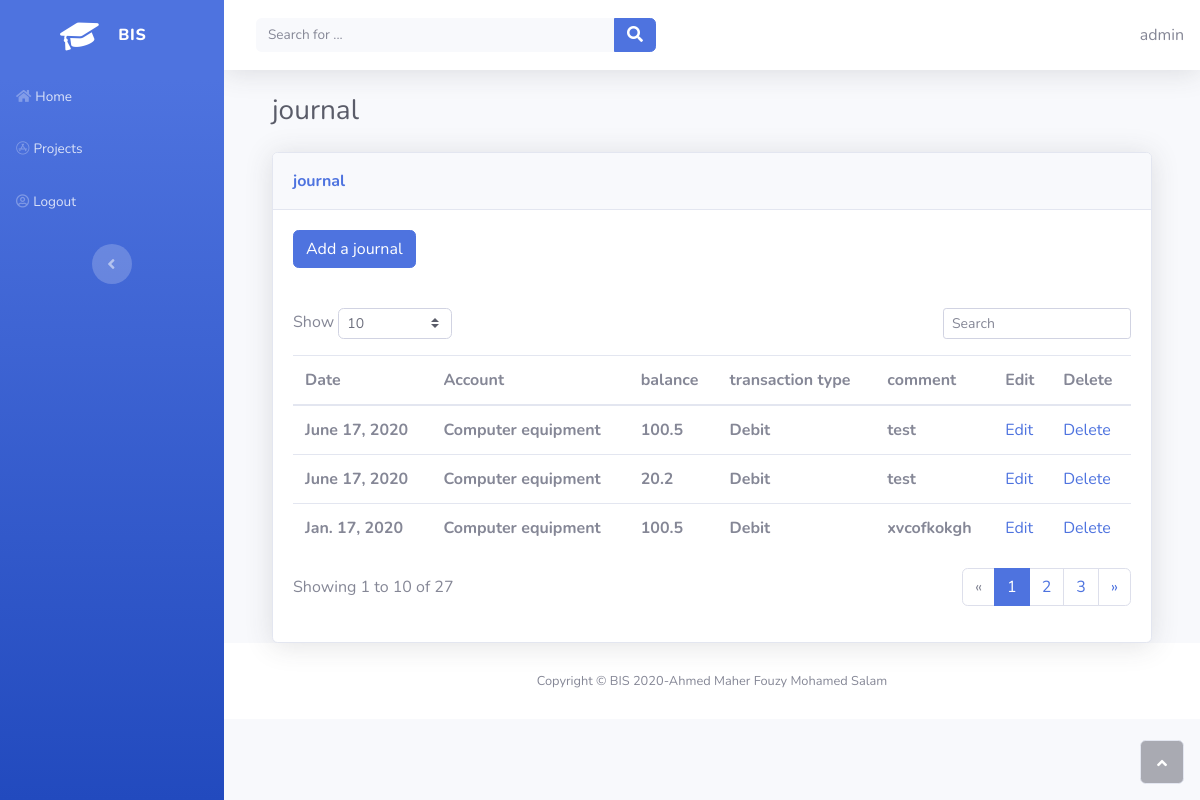
The app's page /sole_proprietorship/journal (signed in), older data.
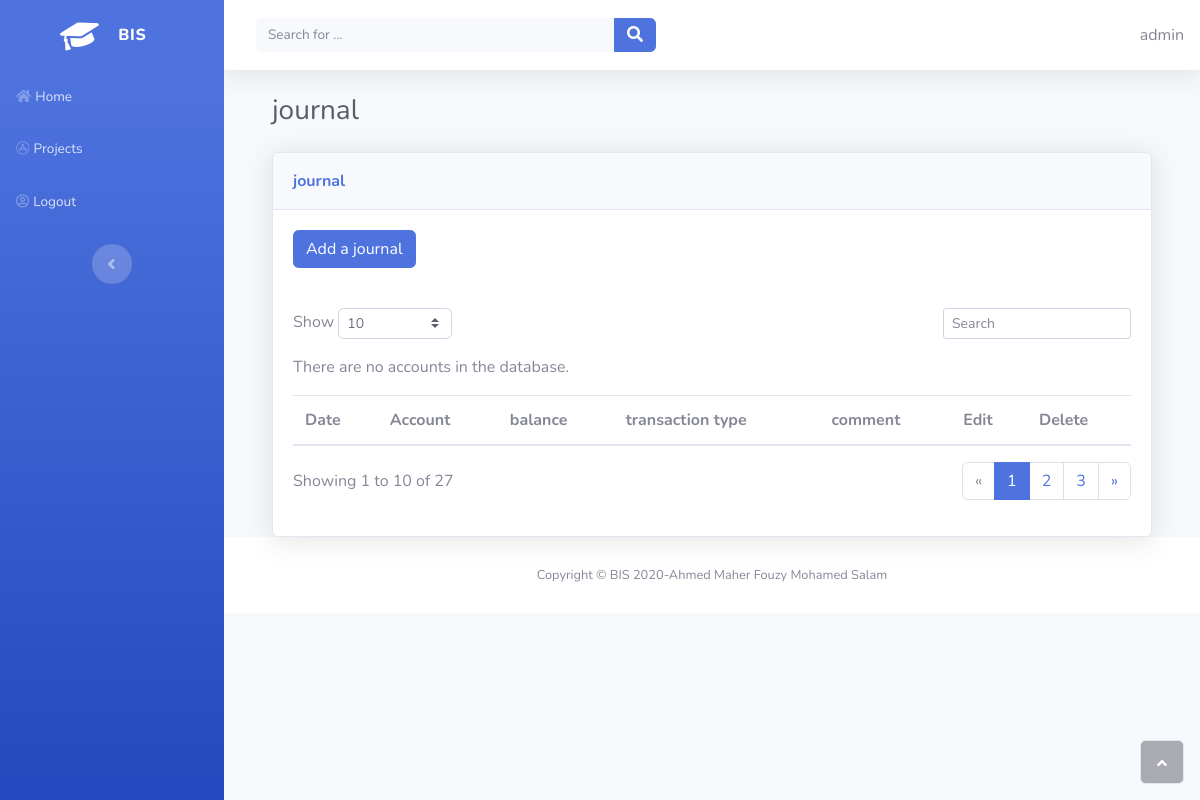
The same page, newer data.
### sole_proprietorship/models.py (models this page shows, shortened)
class Journal(models.Model):
    owner = models.ForeignKey(settings.AUTH_USER_MODEL, on_delete=models.CASCADE)
    account = models.ForeignKey(Accounts, on_delete=models.CASCADE)
    date = models.DateField()
    balance = models.FloatField()
    transaction_type = models.CharField(
        max_length=7,
        choices= [
            ("Debit" , "Debit") ,
            ("Credit" , "Credit")
        ],
        default= "Debit",
    )
    comment = models.CharField(max_length=1500 , null= True , blank=True)

class Accounts(models.Model):
    owner = models.ForeignKey(settings.AUTH_USER_MODEL, on_delete=models.CASCADE)
    account = models.CharField(max_length = 250)
    normal_balance = models.CharField(
        max_length=7,
        choices= [
            ("Debit" , "Debit") ,
            ("Credit" , "Credit")
        ],
        default= "Debit",
    )
    account_type = models.CharField(
        max_length = 50,
        choices = [
            ("Assest" , "Assest"),
            ("Investment" , "Investment"),
            ("liabilities" , "liabilities"),
            ("Revenue" , "Revenue"),
            ("Expenses" , "Expenses"),
            ("Drawings", "Drawings")
        ] ,
        default = "Assest"
    )
    def __str__(self):
        return self.account

### sole_proprietorship/views.py (the view)
# urls.py: path('/journal', views.JournalListView.as_view(), name='journal_all'),
class JournalListView(OwnerListView):
    model = Journal

### sole_proprietorship/owner.py (called while the page is built)
    def get_queryset(self):
        qs = super(OwnerListView, self).get_queryset()
        return qs.filter(owner=self.request.user)

### sole_proprietorship/templates/sole_proprietorship/journal_list.html (shortened to what the changed rows need)
{% extends "home/base.html" %}
{% block content %}
   <div class="container-fluid">
    <div class="card shadow">
        <div class="card-body">
            <div class="table-responsive table mt-2" id="dataTable" role="grid" aria-describedby="dataTable_info">
                <table class="table my-0" id="dataTable">
                    <thead>
                        <tr>
                            <th>Date</th>
                            <th>Account</th>
                            <th>balance</th>
                            <th>transaction type</th>
                            <th>comment</th>
                            <th>Edit</th>
                            <th>Delete</th>
                        </tr>
                    </thead>
                    <tfoot>
                          {% if journal_list %}
                            {% for journal in journal_list %}
                            <tr>
                            <td><strong>{{ journal.date}}</strong></td>
                            <td><strong>{{ journal.account}}</strong></td>
                            <td><strong>{{ journal.balance}}</strong></td>
                            <td><strong>{{ journal.transaction_type}}</strong></td>
                            <td><strong>{{ journal.comment}}</strong></td>
                                  {% if journal.owner == user %}
                                  <td><a href="{% url 'sole_proprietorship:journal_update' journal.id %}">Edit</a> </td>
                                  <td><a href="{% url 'sole_proprietorship:journal_delete' journal.id %}">Delete</a></td>
                                  {% endif %}
                            </tr>
                            {% endfor %}
                          {% else %}
                            <p>There are no accounts in the database.</p>
                          {% endif %}
                    </tfoot>
                </table>
            </div>
        </div>
    </div>
{% endblock %}

Row changes from the older to the newer data that the page shows:
removed Journal: date "June 17, 2020", account "Computer equipment", balance "100.5", transaction_type "Debit", comment "test", shows "Edit"
removed Journal: date "June 17, 2020", account "Computer equipment", balance "20.2", transaction_type "Debit", comment "test", shows "Edit"
removed Journal: date "Jan. 17, 2020", account "Computer equipment", balance "100.5", transaction_type "Debit", comment "xvcofkokgh", shows "Edit"
Text that changed along with them:
text now shown: "There are no accounts in the database."
